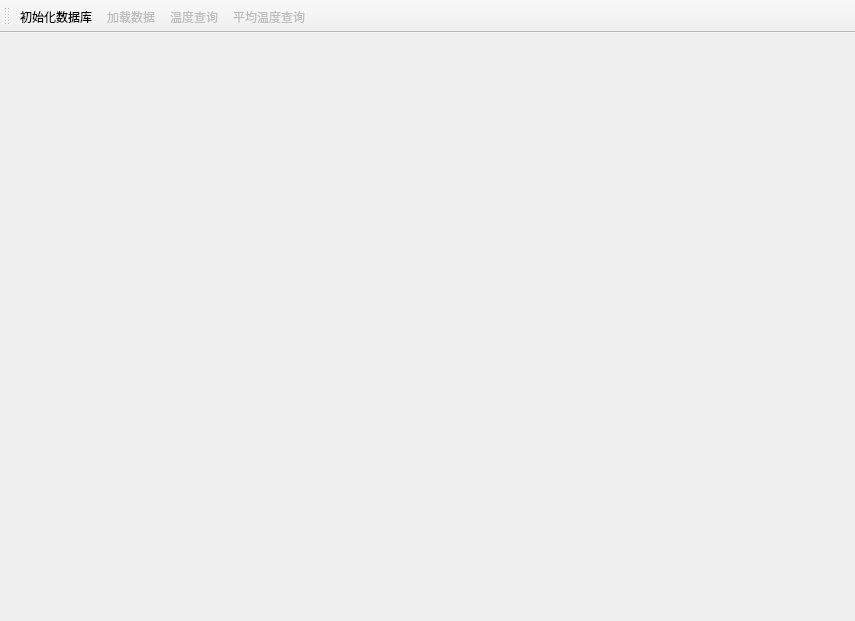
<?xml version="1.0" encoding="UTF-8"?>
<ui version="4.0">
 <class>MainWindow</class>
 <widget class="QMainWindow" name="MainWindow">
  <property name="geometry">
   <rect>
    <x>0</x>
    <y>0</y>
    <width>855</width>
    <height>621</height>
   </rect>
  </property>
  <property name="windowTitle">
   <string>MainWindow</string>
  </property>
  <property name="toolButtonStyle">
   <enum>Qt::ToolButtonStyle::ToolButtonTextUnderIcon</enum>
  </property>
  <widget class="QWidget" name="centralwidget"/>
  <widget class="QToolBar" name="toolBar">
   <property name="windowTitle">
    <string>toolBar</string>
   </property>
   <attribute name="toolBarArea">
    <enum>TopToolBarArea</enum>
   </attribute>
   <attribute name="toolBarBreak">
    <bool>false</bool>
   </attribute>
   <addaction name="act_initdb"/>
   <addaction name="act_loaddata"/>
   <addaction name="act_select"/>
   <addaction name="act_avg"/>
  </widget>
  <action name="act_loaddata">
   <property name="enabled">
    <bool>false</bool>
   </property>
   <property name="icon">
    <iconset resource="res.qrc">
     <normaloff>:/icon/resource/LOADDATA.svg</normaloff>:/icon/resource/LOADDATA.svg</iconset>
   </property>
   <property name="text">
    <string>加载数据</string>
   </property>
   <property name="menuRole">
    <enum>QAction::MenuRole::NoRole</enum>
   </property>
  </action>
  <action name="act_initdb">
   <property name="icon">
    <iconset resource="res.qrc">
     <normaloff>:/icon/resource/InitDB.svg</normaloff>:/icon/resource/InitDB.svg</iconset>
   </property>
   <property name="text">
    <string>初始化数据库</string>
   </property>
   <property name="menuRole">
    <enum>QAction::MenuRole::NoRole</enum>
   </property>
  </action>
  <action name="act_select">
   <property name="enabled">
    <bool>false</bool>
   </property>
   <property name="icon">
    <iconset resource="res.qrc">
     <normaloff>:/icon/resource/select.svg</normaloff>:/icon/resource/select.svg</iconset>
   </property>
   <property name="text">
    <string>温度查询</string>
   </property>
   <property name="menuRole">
    <enum>QAction::MenuRole::NoRole</enum>
   </property>
  </action>
  <action name="act_avg">
   <property name="enabled">
    <bool>false</bool>
   </property>
   <property name="icon">
    <iconset resource="res.qrc">
     <normaloff>:/icon/resource/select.svg</normaloff>:/icon/resource/select.svg</iconset>
   </property>
   <property name="text">
    <string>平均温度查询</string>
   </property>
   <property name="menuRole">
    <enum>QAction::MenuRole::NoRole</enum>
   </property>
  </action>
 </widget>
 <resources>
  <include location="res.qrc"/>
 </resources>
 <connections/>
</ui>
